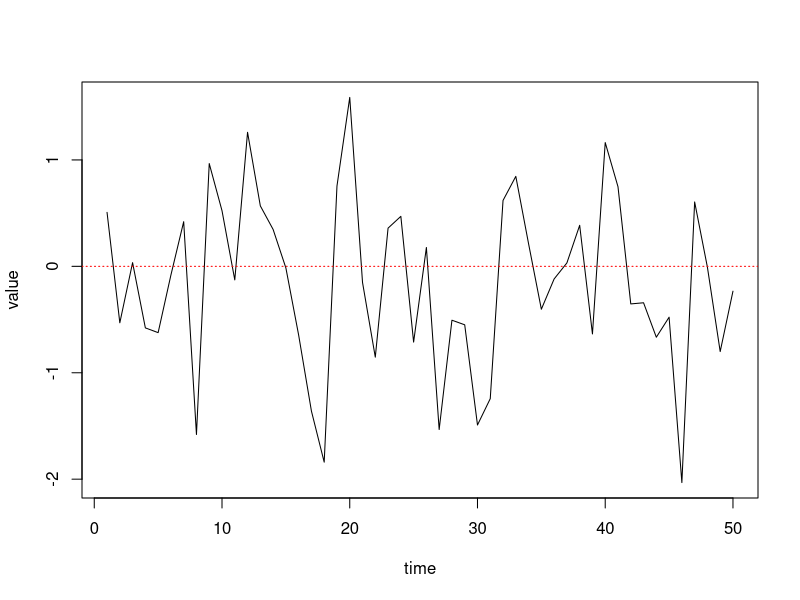
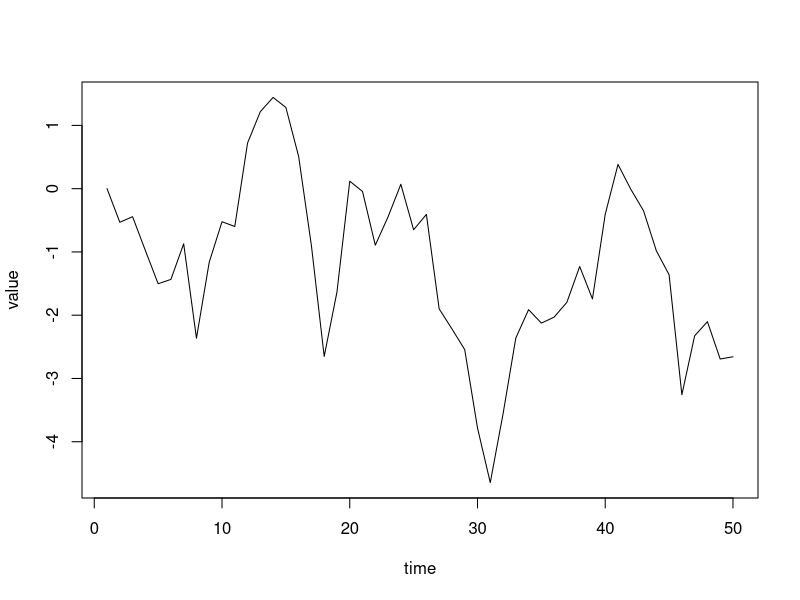
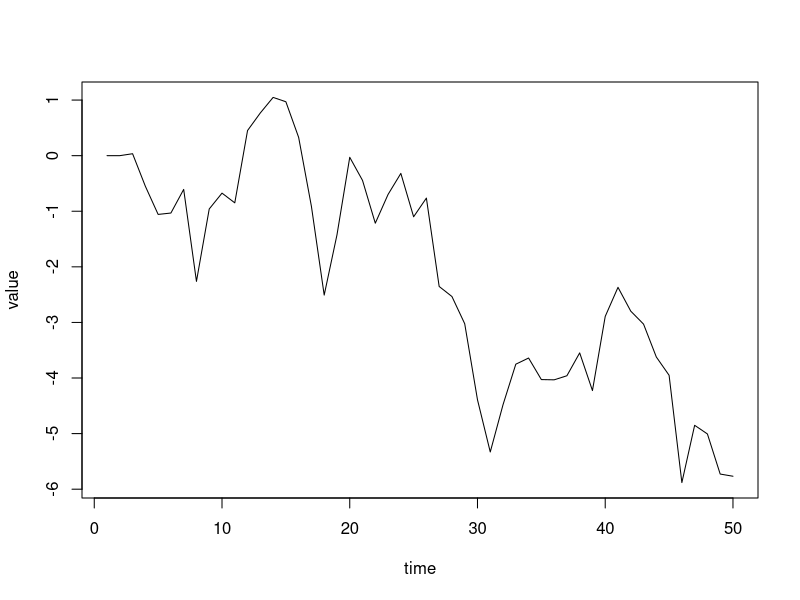
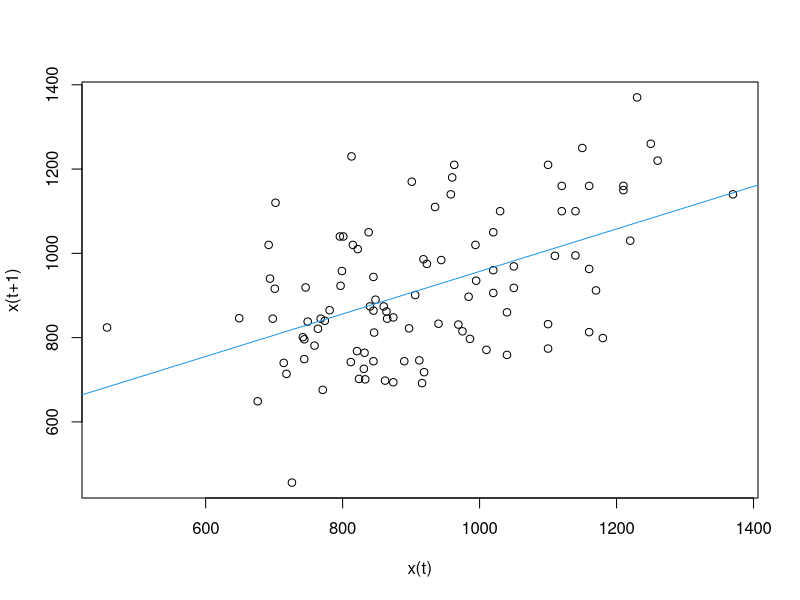
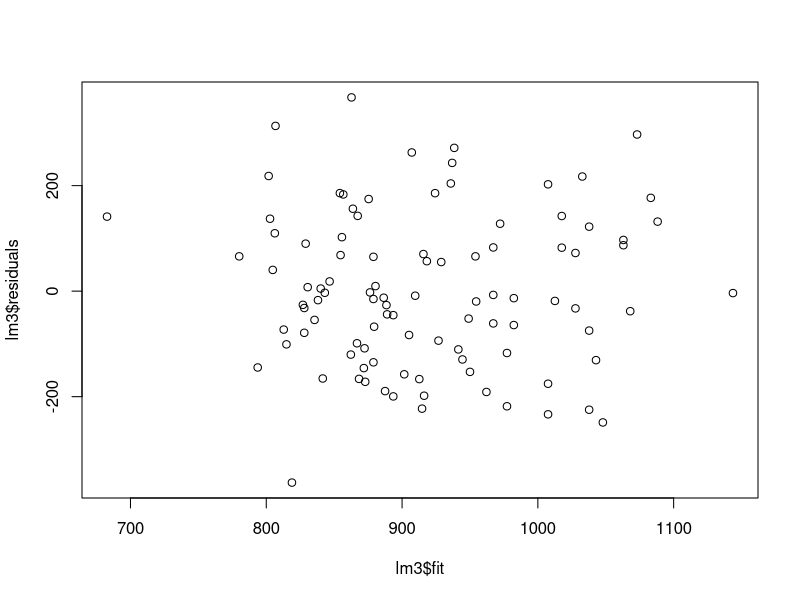
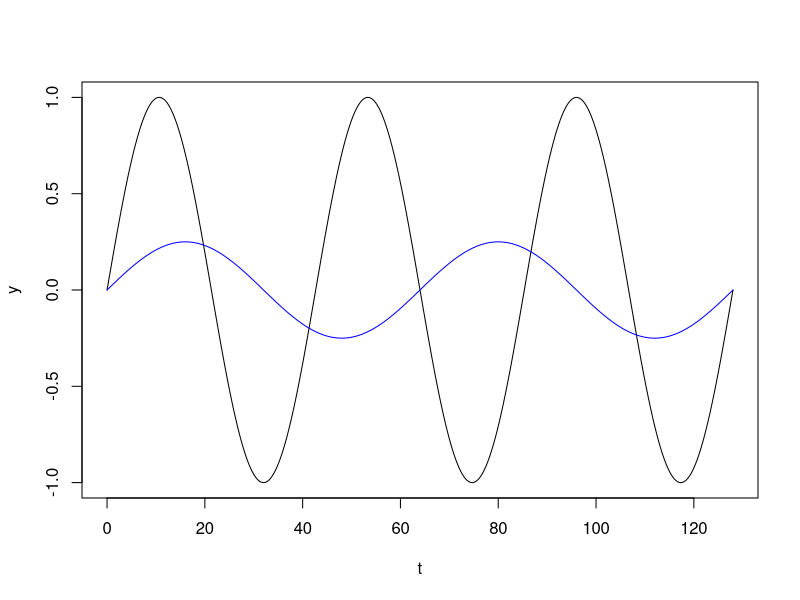
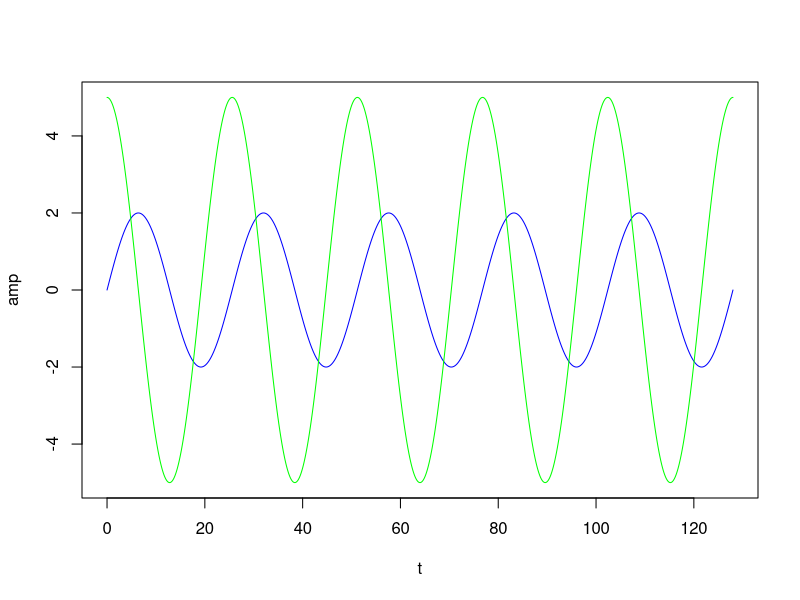
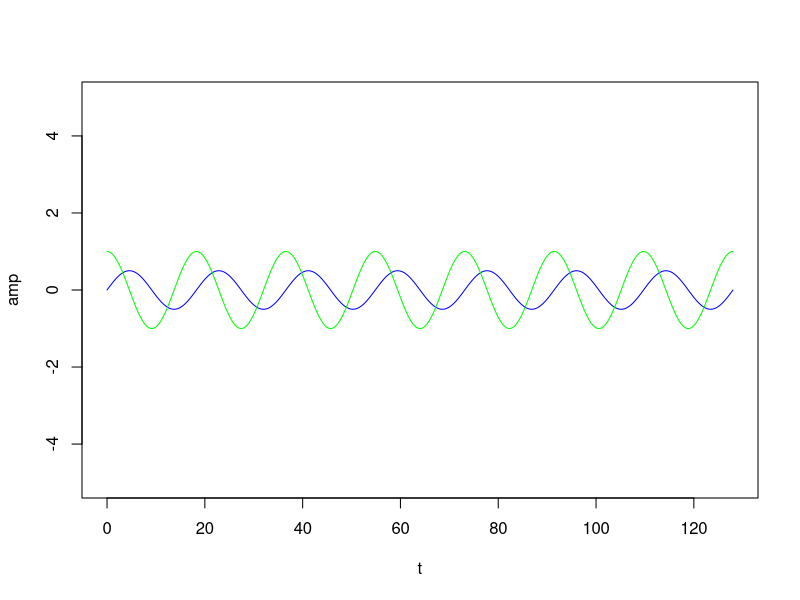

Generate these figures, in order, with R:
# R - session 3/21
l=50 #length of our ts
ts1=rnorm(l,0,1)
plot(1:l, ts1, type="l", xlab="time", ylab='value')
abline(h=0, lty=3, col='red')

#Adding autocorrelation
#par(mfrow=c(3,1))
beta=0.9
ts2=numeric(l)
for(i in 2:l){
  ts2[i]=ts2[i-1]*beta+ts1[i]
}
plot(1:l, ts2, type='l', xlab="time", ylab='value')


#Now make this an AR(2) model
par(mfrow=c(1,1))
beta1=0.8
beta2=0.19
ts2=numeric(l)
for(i in 3:l){
  ts2[i]=ts2[i-1]*beta1+ts2[i-2]*beta2+ts1[i]
}
plot(1:l, ts2, type='l', xlab="time", ylab='value')

### Fitting to real data
data(Nile)
class(Nile)

#making our own timeseries
dataN=as.vector(Nile)
Nilets=ts(dataN, start=c(1871,1), end=c(1970,1), frequency=1)

#Try fitting a linear model with the lagged data
plot(Nilets[2:100]~Nilets[1:99], ylab="x(t+1)", xlab="x(t)")
lm3=lm(Nilets[2:100]~Nilets[1:99])
abline(lm3, col=4)
summary(lm3)
cor(Nilets[2:100], Nilets[1:99])

#plot the residuals vs fit and look at autocorrelation in the residuals
plot(lm3$residuals~lm3$fit)

#Fitting AR models with AR function
ARmod1=ar.ols(Nilets, order.max=1, demean=T)
Armod=ar(Nilets, demean=T, aic=T, order.max=50)
Armod$ar
Armod$order
Armod$aic
Armod$var.pred #variacne of the errors
mean(Armod$resid, na.rm=T)

#Fitting an ARMA Model:
zz=arima0(Nilets, order=c(2,0,0)) #AR(2) model
zz=arima0(Nilets, order=c(2,0,1)) #ARMA(2,1)
zz$coef
zz$sigma2  #variance of residuals using MLE estimate

#### Spectral analysis
l=128
t=seq(0,128,0.1)
k=3
a=1
y=a*sin(2*pi*k/l*t)
plot(t,y, type='l')

k=2
a=0.25
y=a*sin(2*pi*k/l*t)
lines(t,y, col='blue')

klist=c(5,7,19,36)
ampS=c(2,0.5, 1, 5)
ampC=c(5,1,1,1)

outputS=outputC=matrix(0,nrow=length(t), ncol=4)
#par(mfrow=c(length(klist)+1,1), mar=c(1,1,1,1))
for(i in 1:(length(klist))){
	outputS[,i]=ampS[i]*sin(2*pi*klist[i]/l*t)
	outputC[,i]=ampC[i]*cos(2*pi*klist[i]/l*t)
	#quartz()
	plot(t,outputS[,i], type='l', col='blue', ylim=c(-5,5), ylab="amp")
	lines(t, outputC[,i], col="green")
}

result=apply(outputS,1,sum)+apply(outputC,1,sum)
plot(t, result, type='l', col='black', ylab="amp")


#fourier transform to make a periodogram
fft=abs(fft(result)/sqrt(128))^2
P=1/128*fft[1:65]
f=(0:64)/128
plot(f,P, type='l')
abline(v=klist/128, col=2)


data(Nile)
quartz()
spectrum(Nile, log='no', taper=0)





